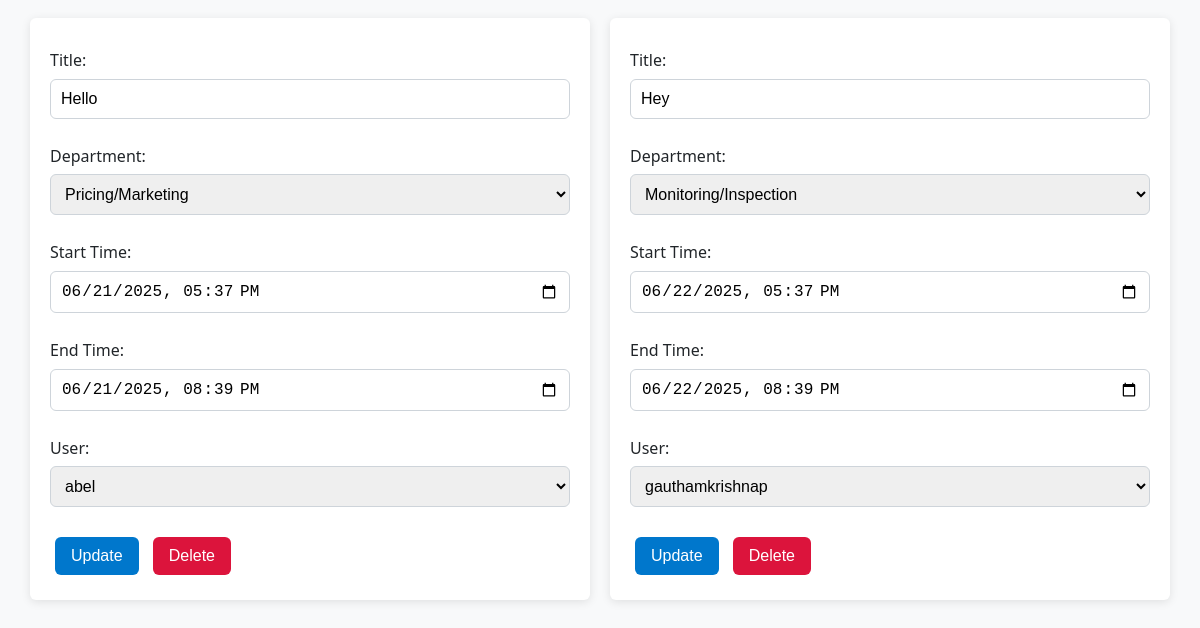
Before: /manage_schedule (signed in, lower part) with the older database file.
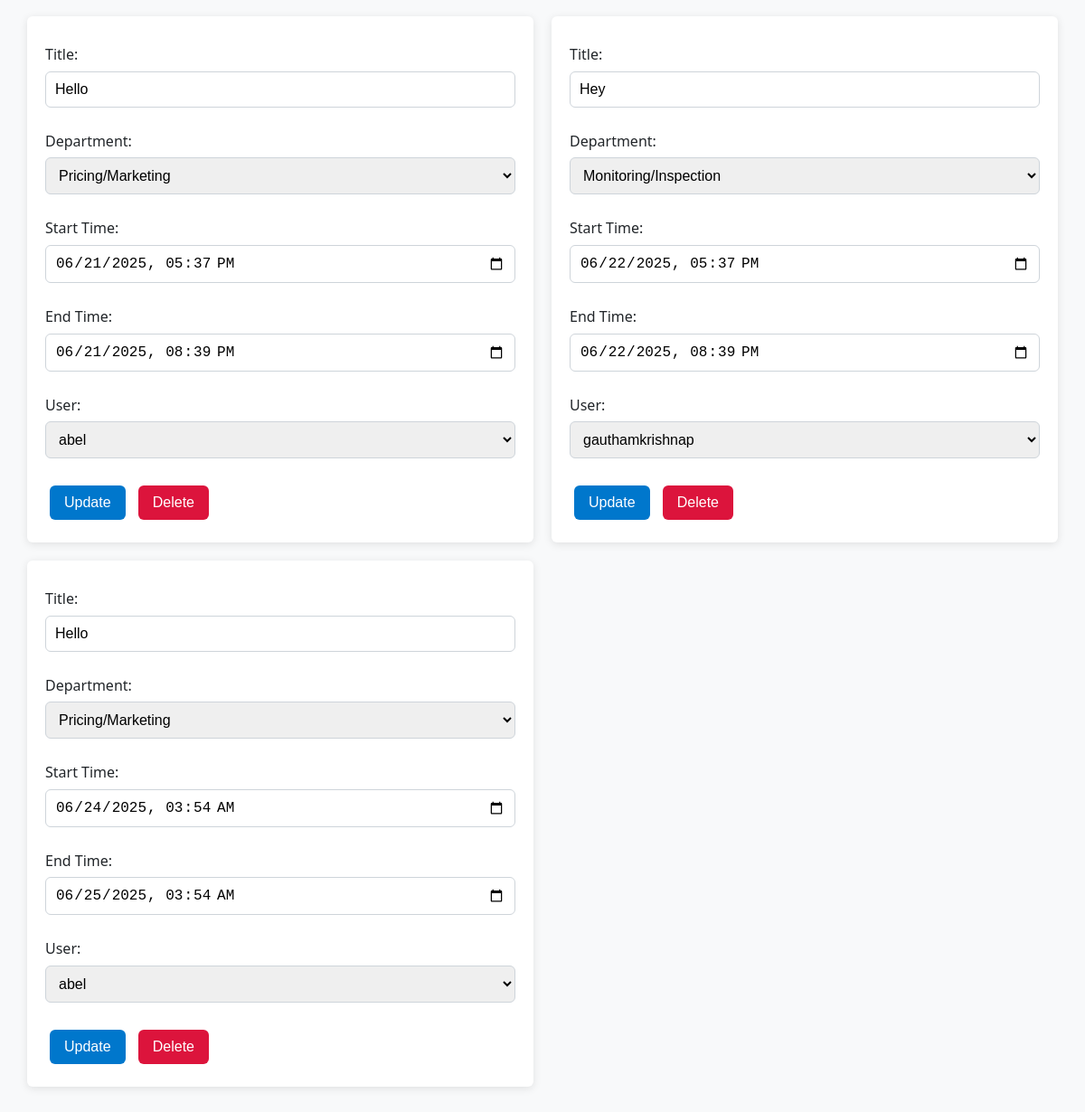
After: the same page with the newer database file.
### home/models.py (models this page shows, shortened)
class Shedule(models.Model):
    user = models.ForeignKey(User, on_delete=models.CASCADE, related_name='schedules')
    title = models.CharField(max_length=100)
    department = models.CharField(max_length=100, blank=True, null=True)
    start_time = models.DateTimeField()
    end_time = models.DateTimeField()
    created_at = models.DateTimeField(auto_now_add=True)
    updated_at = models.DateTimeField(auto_now=True)
    status = models.CharField(max_length=20, null=True, blank=True)

### home/views.py (the view, shortened to what this page needs)
# urls.py: path('manage_schedule', views.manage_schedule, name='manage_schedule'),
@user_passes_test(lambda u: u.is_superuser, login_url='signin')
def manage_schedule(request):
    users = User.objects.all()
    schedules = Shedule.objects.all().order_by('start_time')
    return render(request, 'manage_schedule.html', {
        'schedules': schedules,
        'users': users
    })

### templates/manage_schedule.html (shortened to what this page needs)
{% load static %}
<!DOCTYPE html>
<html>
<head>
  <link rel="stylesheet" href="{% static 'sheduler/manage.css' %}">
</head>
<body>
        {% if schedules %}
          <ul class="schedule-list">
            {% for schedule in schedules %}
              <li class="schedule-card">
                <form method="POST" action="{% url 'manage_schedule' %}">
                  <label>Title:</label>
                  <input type="text" name="title" value="{{ schedule.title }}" required>
                  <label>Department:</label>
                  <select name="department">
                    <option value="Pricing/Marketing" {% if schedule.department == "Pricing/Marketing" %}selected{% endif %}>Pricing/Marketing</option>
                    <option value="Monitoring/Inspection" {% if schedule.department == "Monitoring/Inspection" %}selected{% endif %}>Monitoring/Inspection</option>
                  </select>
                  <label>Start Time:</label>
                  <input type="datetime-local" name="start_time" value="{{ schedule.start_time|date:'Y-m-d\\TH:i' }}" required>
                  <label>End Time:</label>
                  <input type="datetime-local" name="end_time" value="{{ schedule.end_time|date:'Y-m-d\\TH:i' }}" required>
                  <label>User: </label>
                  <select name="user_id" required>
                    {% for user in users %}
                      <option value="{{ user.id }}" {% if user.id == schedule.user.id %}selected{% endif %}>
                        {{ user.username }}
                      </option>
                    {% endfor %}
                  </select>
                  <div style="margin-top: 10px;">
                    <button type="submit" name="action" value="update">Update</button>
                    <button type="submit" name="action" value="delete" style="background-color: crimson;">Delete</button>
                  </div>
                </form>
              </li>
            {% endfor %}
          </ul>
        {% else %}
          <p>No schedules found.</p>
        {% endif %}
</body>
</html>

Changed rows visible on the page:
added Shedule: title "Hello", department "Pricing/Marketing", start_time "06/24/2025 03:54", end_time "06/25/2025 03:54", user_id "abel"
